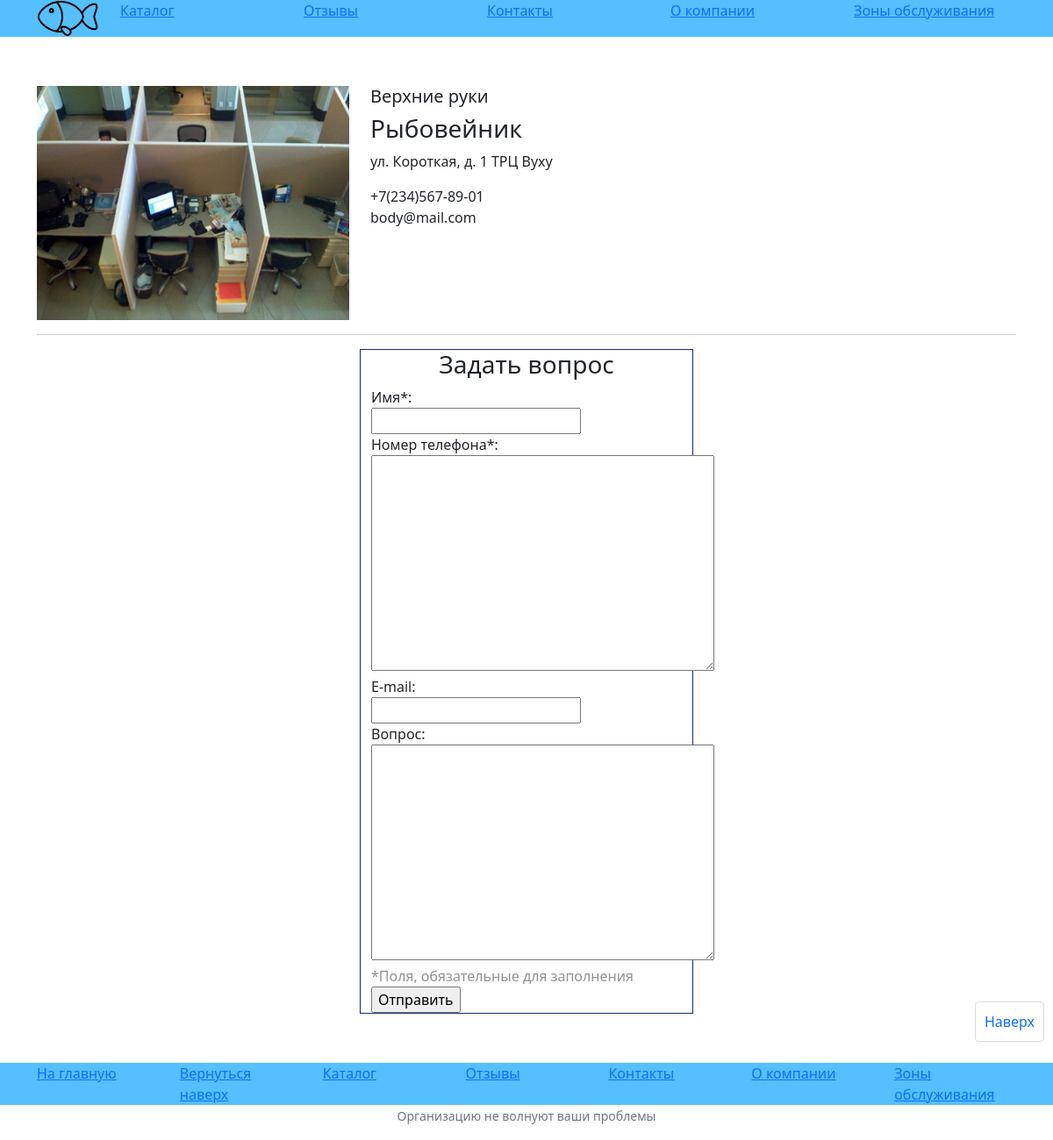
/contacts/2, run on the app's committed database.
### catalog/models.py (models this page shows)
class Location(models.Model):
    title = models.CharField(max_length=255, help_text='Название локации')
    adress = models.CharField(max_length=255, help_text='Адрес')
    number = models.CharField(max_length=255, help_text='Номер телефона')
    email = models.CharField(max_length=255, help_text='Адрес электронной почты')
    photo = models.ImageField(upload_to = 'uploads/locations/', null = True, blank = True)
    city = models.CharField(max_length=255, help_text='Населенный пункт', null = True)
    CreateDate = models.DateField(default=datetime.date.today)
    UpdateDate = models.DateField(null=True)
    class Meta:
        ordering = ['city']

### catalog/views.py (the view)
# urls.py: path('contacts/<id>', LocationDetailView, name = 'location_detail'),
def LocationDetailView(request,id):
    if request.method == 'POST':
        form = CallbackForm(request.POST)
        if form.is_valid():
            a = Callback_request(
                name = form.cleaned_data["name"],
                phone = form.cleaned_data["phone"],
                email = form.cleaned_data["email"],
                text = form.cleaned_data["text"],
            )
            a.save()
            return HttpResponseRedirect('/nice/')
    else:
        form = CallbackForm()
    try:
        location = Location.objects.get(id = id)
    except Location.DoesNotExist:
        raise Http404()
    return render(request, 'location_detail.html', {'location':location, 'form':form})

### catalog/forms.py
class CallbackForm(ModelForm):
    class Meta:
        model = Callback_request
        fields = ['name','phone','email','text']
        labels = {
            'name': ('Имя*'),
            'phone': ('Номер телефона*'),
            'email': ('E-mail'),
            'text' : ('Вопрос')
        }

### catalog/templates/location_detail.html (shortened to what this page needs)
{% extends "base.html" %}
{% block content %}
<div class="container">
    <div class="row">
        <div class="col-4">
            <img class="img-fluid" src = "/{{location.photo}}" alt = "location photo">
        </div>
        <div class="col-4">
            <div>
                <h5>{{location.city}}</h5>
                <h3>{{location.title}}</h3>
            </div>
            <div>
                <p>{{location.adress}}</p>
            </div>
            <div class="contacts">
                <div>{{location.number}}</div>
                <div>{{location.email}}</div>
            </div>
        </div>
    </div>
    <hr>
    </div>
    <div class="container">
        <div class="row">
        <div class="col-4"></div>
        <div class="col-4" style="border: 1px solid #172a7e;">
            <h3 style="text-align: center">Задать вопрос</h3>
            <form action="callback-request" method="post">
                    {% for field in form.visible_fields %}
                    <div class="div">
                        <div class="col">
                        <div class="col">{{ field.label_tag }}</div>
                        <div class="col">
                        {{ field }}
                        </div>
                        </div>
                  </div>
              {% endfor %}
              <div class="col" style="opacity: 50%">*Поля, обязательные для заполнения</div>
                <input type="submit" value="Отправить">
            </form>
        </div>
        <div class="col-4"></div>
        </div>
    </div>
{% endblock %}

### data on the page
Location: photo (picture), city "Верхние руки", title "Рыбовейник", adress "ул. Короткая, д. 1 ТРЦ Вуху", number "+7(234)567-89-01", email "body@mail.com"

### other printed values
{{ field.label_tag }} "Имя*:" "Номер телефона*:" "E-mail:" "Вопрос:"
